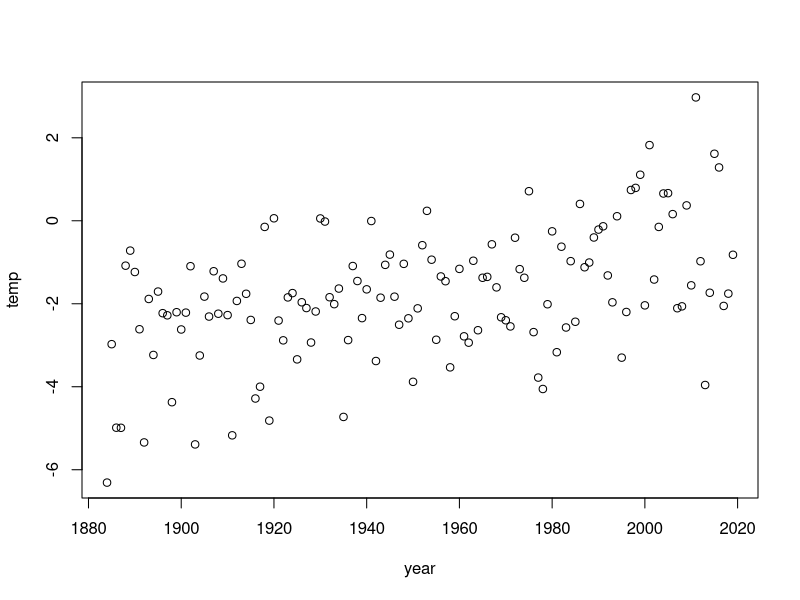
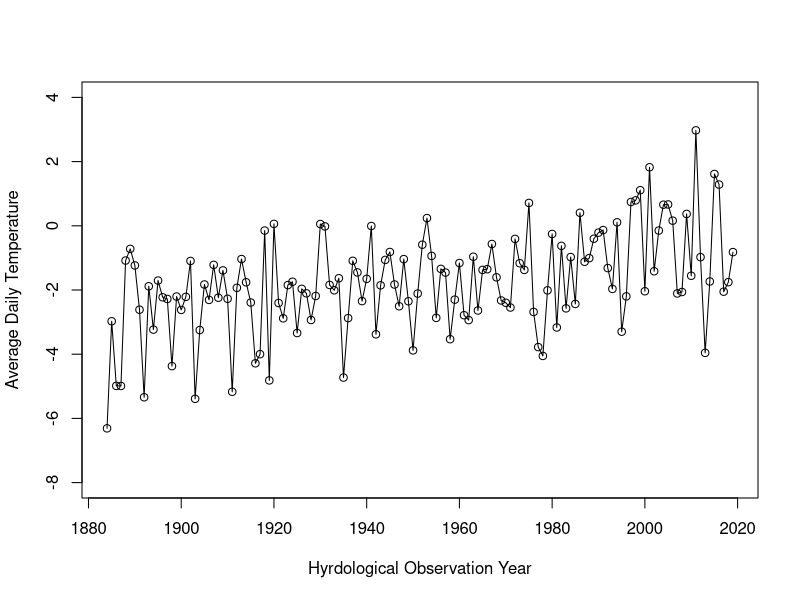
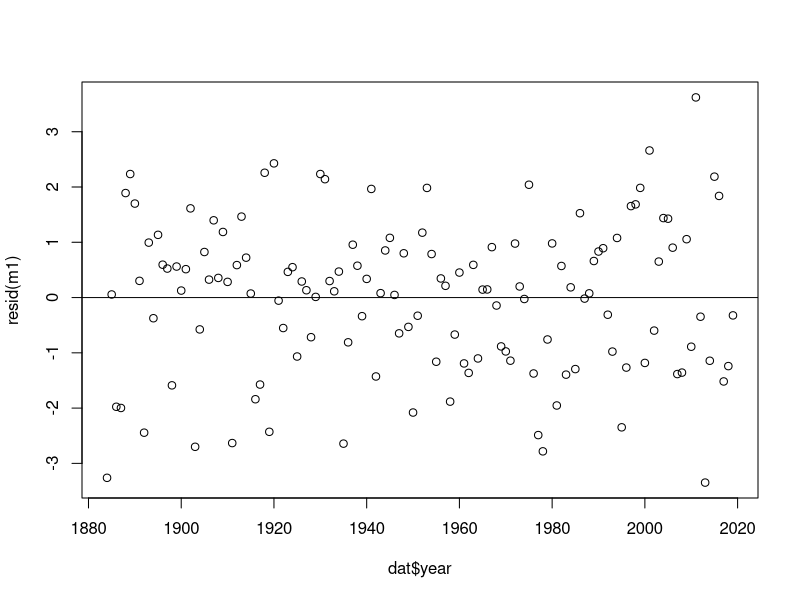
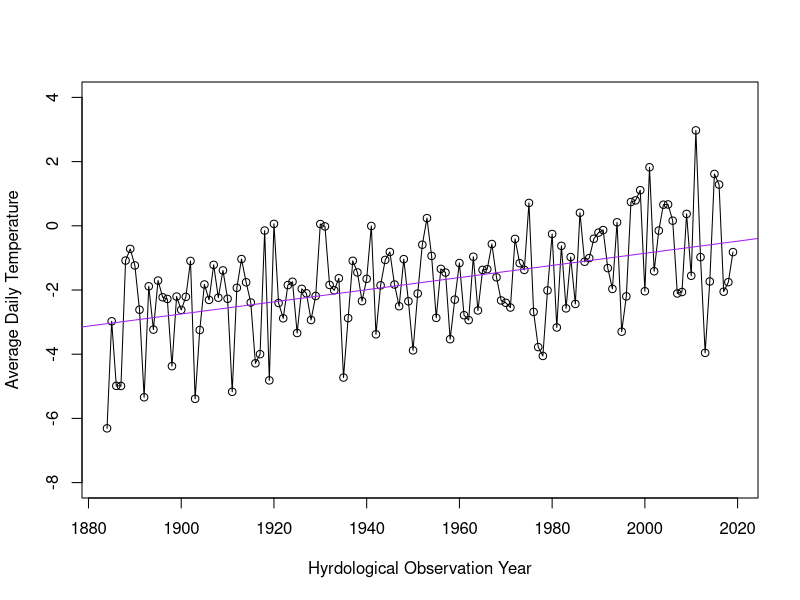
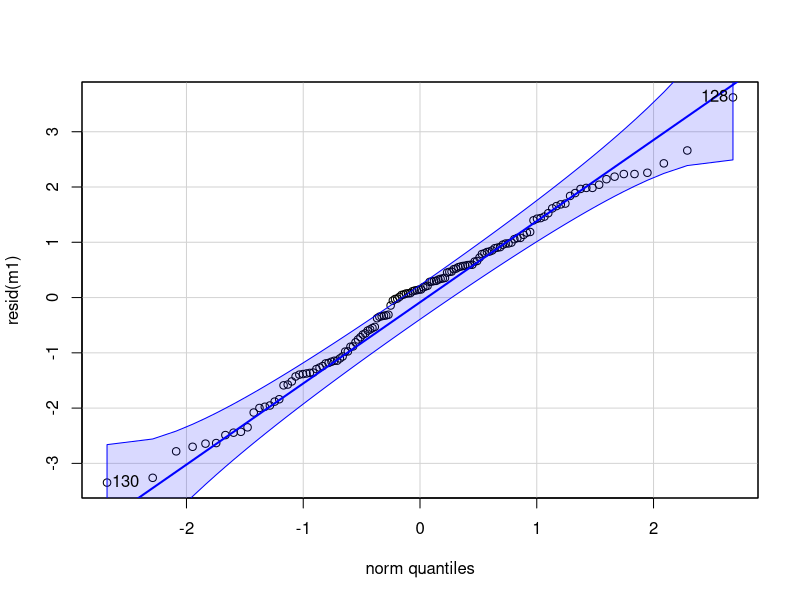
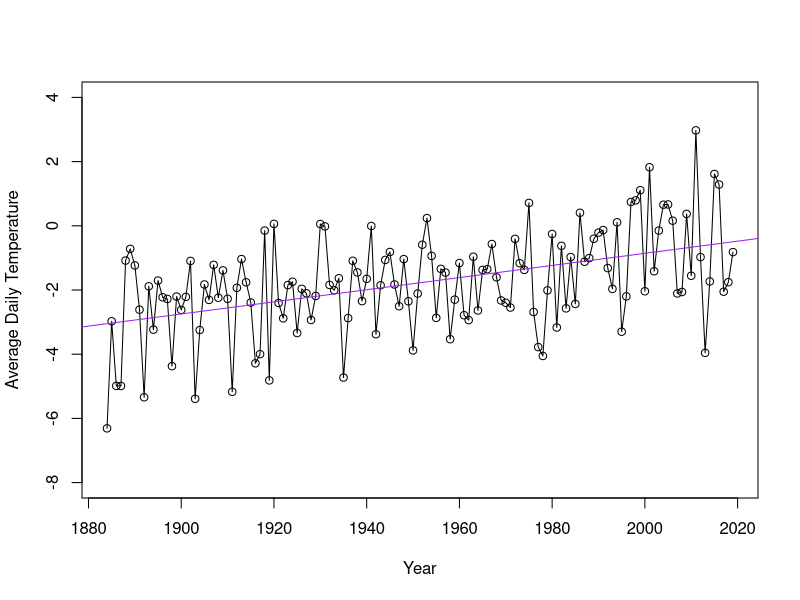
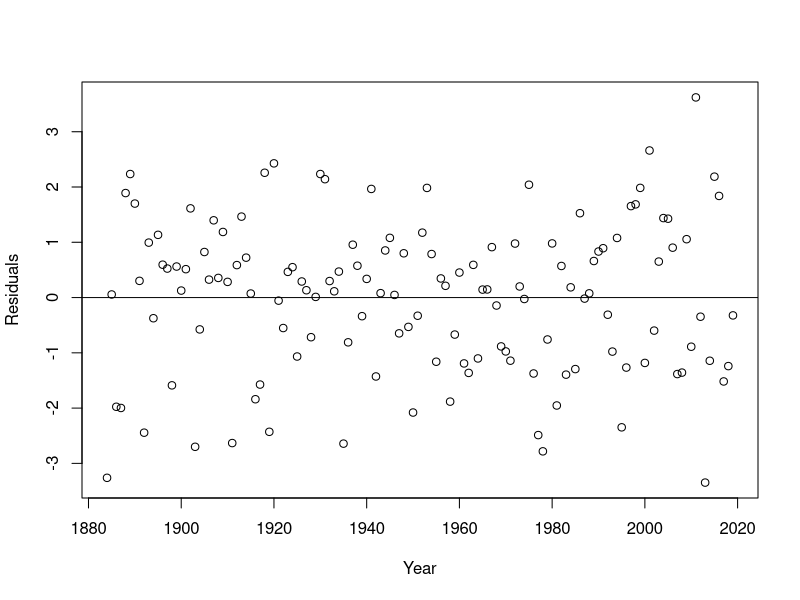
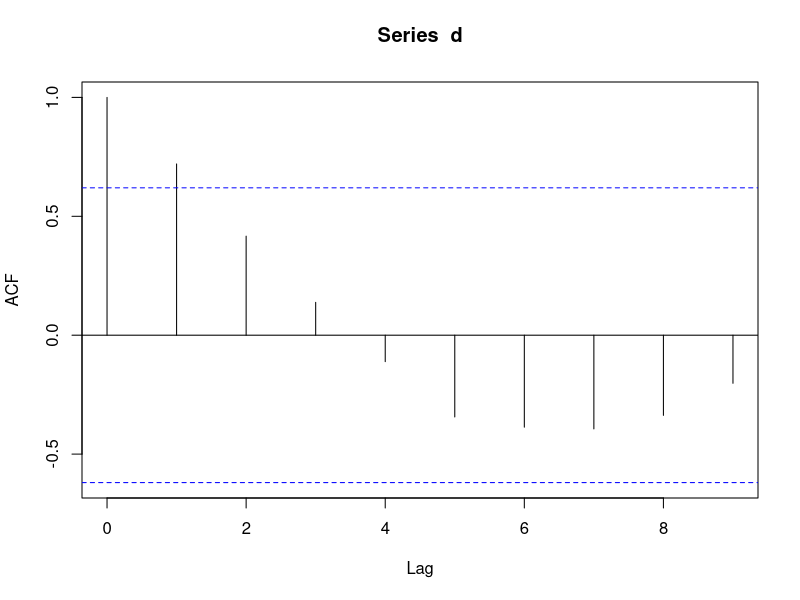

Reproduce these figures in R, in order.
## ---- chunk 1
knitr::opts_chunk$set(
    cache       = TRUE,     # if TRUE knitr will cache the results to reuse in future knits
    fig.width   = 10,       # the width for plots created by code chunk
    fig.height  = 10,       # the height for plots created by code chunk
    fig.align   = 'center', # how to align graphics in the final doc. 'left', 'right', 'center'
    fig.path    = 'figs/',  # file path to the directory where knitr shall store the graphics files
    results     = 'asis',   # knitr will pass through results without reformatting them
    echo        = TRUE,     # in FALSE knitr will not display code in the code chunk above it's results
    message     = TRUE,     # if FALSE knitr will not display any messages generated by code
    strip.white = TRUE,     # if FALSE knitr will not remove white spaces at the beg or end of code chunk
    warning     = FALSE,    # if FALSE knitr will not display any warning messages in the final document
    tidy.opts  =list(width.cutoff=80), tidy=TRUE)
## ---- chunk 2
set.seed(123)
pop <- rnorm(n=5438, mean=40, sd=6)
## ---- chunk 3
set.seed(23)
SnorkSample1 <- sample(pop, size=15)
SnorkSample1
## ---- chunk 4
X_bar<- mean(SnorkSample1)
X_bar
s<-sd(SnorkSample1)
s
n<-length(SnorkSample1)
n
## ---- chunk 5
lowerCI <- X_bar - qt(0.975, df=n-1)*s/sqrt(n)
lowerCI
upperCI <- X_bar + qt(0.975, df=n-1)*s/sqrt(n)
upperCI
## ---- chunk 6
set.seed(111)
pop2 <- rnorm(n=1819, mean=41.6, sd=6)
## ---- chunk 7
set.seed(41)
SnorkSample2 <- sample(pop2, size=15)
SnorkSample2
## ---- chunk 8
#a
X_bar2<- mean(SnorkSample2)
s2<-sd(SnorkSample2)
n2<-length(SnorkSample2)

#b
lowerCI2 <- X_bar2 - qt(0.975, df=n2-1)*s2/sqrt(n2)
upperCI2 <- X_bar2 + qt(0.975, df=n2-1)*s2/sqrt(n2)

#c
X_bar 
X_bar2
s
s2
lowerCI
lowerCI2
upperCI
upperCI2
## ---- chunk 9
set.seed(321)
#a2 b
newSample1 <- sample(pop, size=15)
newSample2 = sample(pop2,size=15)
## ---- chunk 10
#a2 t-test
t.test(x=newSample1, y=newSample2, alternative="less", var.equal=T, paired=F)

t.test(x=SnorkSample1, y=SnorkSample2, alternative='less', var.equal=T, paired=F) 
## ---- chunk 11
set.seed(321)
#a3 a
LrgSample1 <- sample(pop, size=125)
LrgSample2 = sample(pop2,size=250)
## ---- chunk 12
#a3 c
t.test(x=LrgSample1, y=LrgSample2, alternative="less", paired=F)
## ---- chunk 13
set.seed(123)
newpop <- rnorm(n=5438, mean=37.15, sd=6)

set.seed(111)
newpop2 <- rnorm(n=1819, mean=48.9, sd=6)

set.seed(321)
#a3 a
NewPopSample1 <- sample(newpop, size=125)
NewPopSample2 = sample(newpop2,size=250)
## ---- chunk 14
#a3 c
t.test(x=NewPopSample1, y=NewPopSample2, alternative="less", paired=F)
## ---- chunk 15
dat<-read.csv("LakeMendota.csv")
## ---- chunk 16
plot(temp~year, dat) # this is the simplest plot
## ---- chunk 17
plot(temp~year, ylim=c(-8,4), xlab='Hyrdological Observation Year', ylab= 'Average Daily Temperature', dat)
lines(temp~year, dat)
## ---- chunk 18
m1<-lm(temp~year,data=dat) #fit SLR model of temp against year, place in object m1
summary(m1) 
## ---- chunk 19
plot(resid(m1)~dat$year) # resid(model object) generates the residual values
abline(h=0) 
## ---- chunk 20
beta0 = as.numeric(m1$coefficients[1])
beta1 = as.numeric(m1$coefficients[2])
predID2000 = beta0 + beta1*2000
predID2001 = beta0 + beta1*2001
predID2000
predID2001
predID2001 - predID2000
## ---- chunk 21

plot(temp~year, ylim=c(-8,4), xlab='Hyrdological Observation Year', ylab= 'Average Daily Temperature', dat)
lines(temp~year, dat)
abline(m1, col='purple')

## ---- chunk 22
library(car)
qqPlot(resid(m1))
## ---- chunk 23
plot(temp~year, ylim=c(-8,4), xlab='Year', ylab= 'Average Daily Temperature', dat)
lines(temp~year, dat)
abline(m1, col='purple')
## ---- chunk 24
plot(resid(m1)~dat$year, xlab="Year", ylab="Residuals") # resid(model object) generates the residual values
abline(h=0) 
## ---- chunk 25
d <- sample(100, 10)
d <- sort(d)
acf(d)
## ---- chunk 26
acf(resid(m1))
## ---- chunk 27
head(dat)
plot(dat$year, dat$ice_duration, xlab="Hydrological Year", ylab="Ice Cover Duration" )
m2<-lm(ice_duration~year,data=dat) #fit SLR model of temp against year, place in object m1
summary(m2) 
## ---- chunk 28
#a1 - normality
qqPlot(resid(m2))

#a2 - linearity
plot(ice_duration~year, ylim=c(-8,4), xlab='Ice cover duration', ylab= 'Year', dat)
lines(temp~year, dat)
abline(m1, col='purple')


#a3 - equal variance
plot(resid(m2)~dat$year) # resid(model object) generates the residual values
abline(h=0) 

#a4 - independence
acf(resid(m2))
## ---- chunk 29
head(dat)
plot(dat$temp, dat$ice_duration, xlab="Average Daily Temperature", ylab="Ice Cover Duration" )
m3<-lm(ice_duration~temp,data=dat) #fit SLR model of temp against year, place in object m1
summary(m3) 
## ---- chunk 30
#a1 - normality
qqPlot(resid(m3))

#a2 - linearity
plot(ice_duration~temp, xlab='Temp', ylab= 'Ice cover duration', dat)
#lines(ice_duration~temp, dat)
abline(m3, col='purple')


#a3 - equal variance
plot(resid(m3)~dat$temp) # resid(model object) generates the residual values
abline(h=0) 

#a4 - independence
acf(resid(m3))
## ---- chunk 31
dat2 = read.csv("mthreepops.csv")
## ---- chunk 32
m4<-lm(Length~Site, data=dat2)
summary(m4)
## ---- chunk 33
anova(m2)
